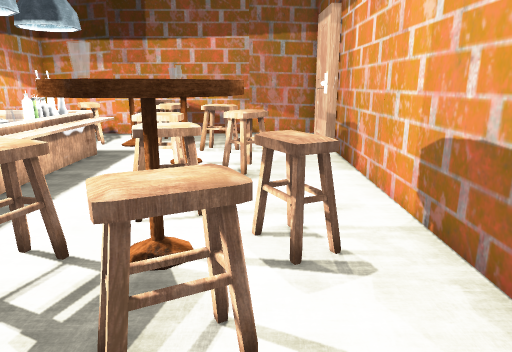
view 1 (above)

14 first-person views from a walk through a scene from a Unity 3-D project. The camera is 1.5 m above the floor, tilts 14° down and sees 70° across. The floor is counted in squares, 0.5 m on a side. Each view is taken from the middle of a square. On the plan, view 1 faces up. The plan holds only what a view shows up to about 20 squares ahead; the rest is blank. The place goes on beyond the plan.

view 2
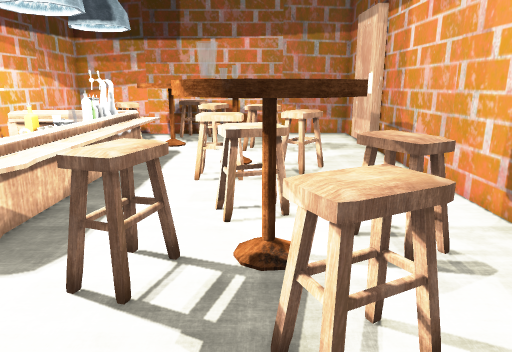

view 3
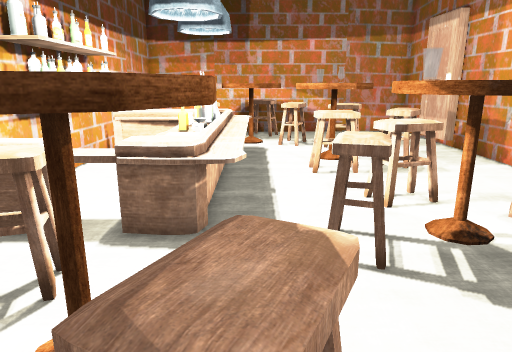

view 4
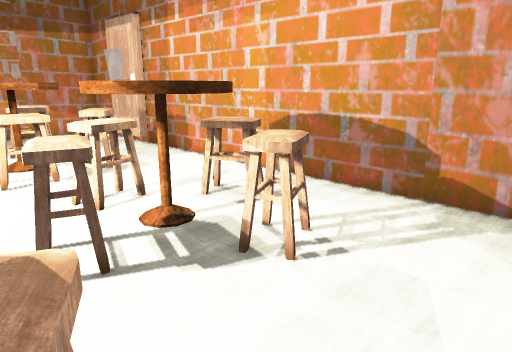

view 5
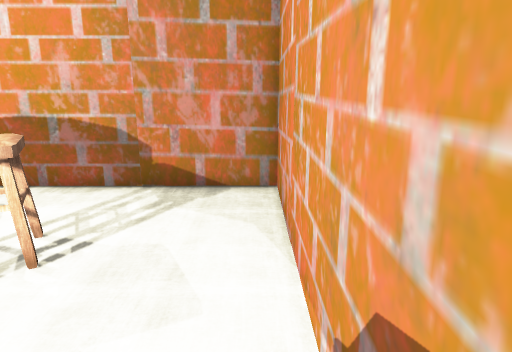

view 6
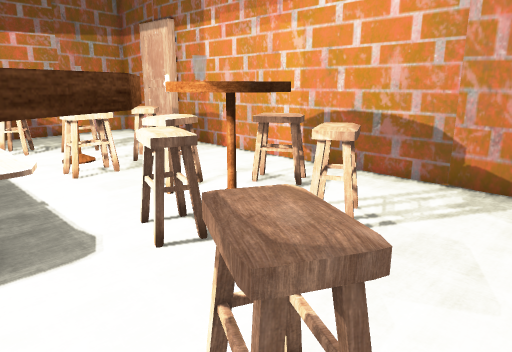

view 7
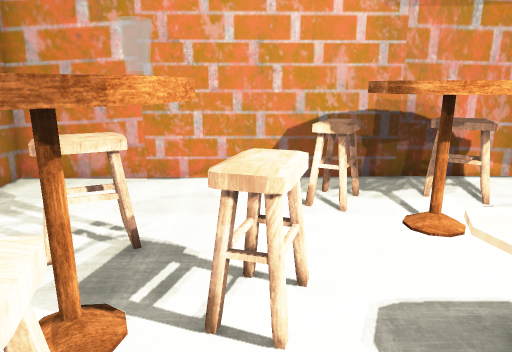

view 8
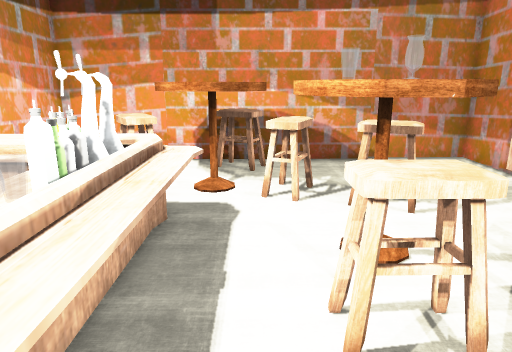

view 9
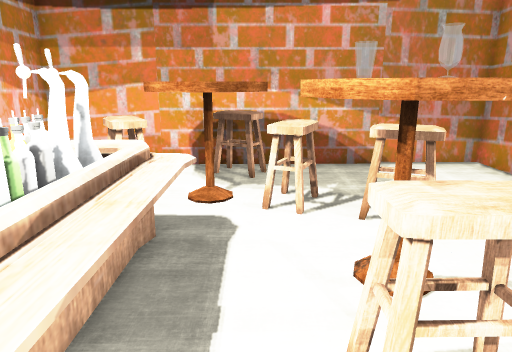

view 10
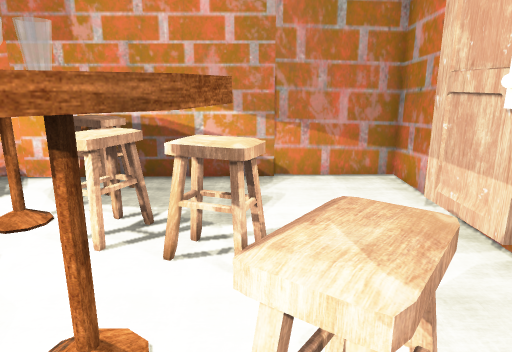

view 11
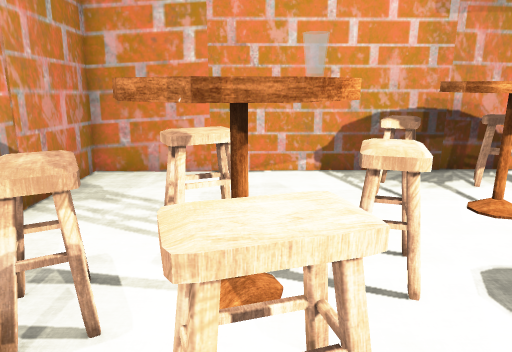

view 12
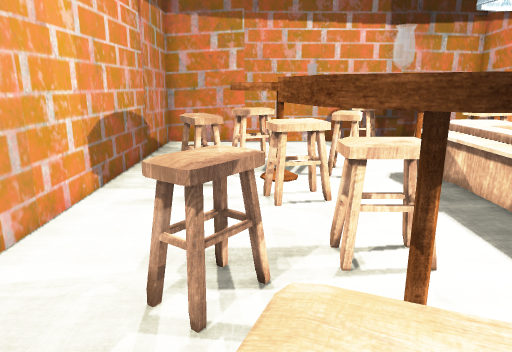

view 13
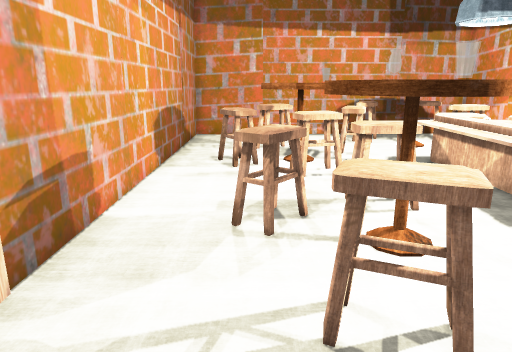

view 14
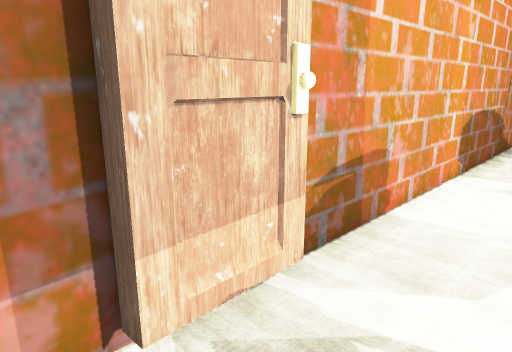

### Floor plan
Key: @ floor where view 1 was taken; # wall or solid block; . floor; = window, fence, low wall or low ledge; ^ raised ledge; T table; L lamp; B bottle.
Columns run from 11 left of view 1 to 4 right of it. Each row starts with its distance up from view 1.
 23 ################
 22   ...^^........#
 21    ..^^........#
 20   ^.   .......##
 19   ^#TT ^......##
 18   =TTTT^==....##
 17     TT.==^^...##
 16 ^^^L^^.###=....#
 15 ^^^#^^.^^^.....#
 14   ##^^.^^^#^...#
 13   ^B^^.##^^^...#
 12    ^^^.^^..=...#
 11   ^^^^.........#
 10  .= ^^.........#
  9  .^^^^...^=....#
  8  .^ ^^..^TT.=..#
  7 ^^^^^^..TTT^^..#
  6 ^^^^^.#^TTTT^..#
  5   =...=^TTT....#
  4 =^^TT.....^^...#
  3    TTT...=^=...#
  2    TTT.........#
  1  #TTT^=....... #
  0  ^^.=^.....@..#
 -1   =...........#
 -2 ###############

Positions as (right, up) in squares from view 1, and headings:
1: (0, 0), facing up
2: (-2, 0), facing up
3: (-6, -1), facing up
4: (-6, -1), facing up-right
5: (-7, -1), facing right
6: (-8, -1), facing up-right
7: (-4, 10), facing down
8: (-5, 8), facing up
9: (-5, 9), facing up
10: (-1, 11), facing up
11: (-2, 11), facing down
12: (-1, 18), facing down
13: (0, 21), facing down
14: (0, 21), facing down-right
